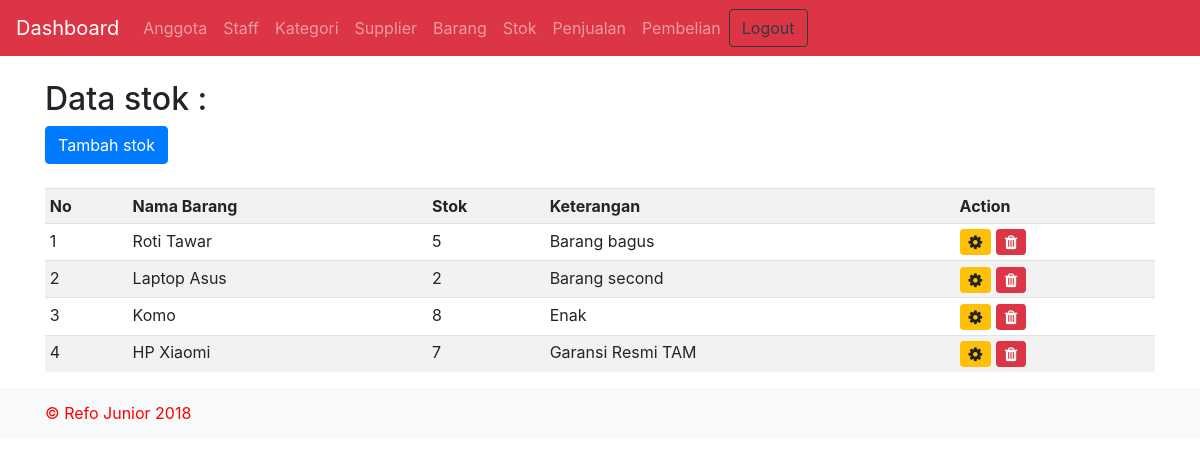
/stok.php (signed in), run on the app's committed database.
### tables this page shows
CREATE TABLE `stok` (
  `id_stok` int(11) NOT NULL,
  `id_barang` int(11) NOT NULL,
  `stok` int(11) NOT NULL,
  `keterangan` varchar(255) NOT NULL
);

CREATE TABLE `barang` (
  `id_barang` int(11) NOT NULL,
  `id_kategori` int(11) NOT NULL,
  `id_supplier` int(11) NOT NULL,
  `nama_barang` varchar(100) NOT NULL,
  `kemasan` varchar(100) NOT NULL,
  `harga_beli` varchar(10) NOT NULL,
  `harga_jual` varchar(10) NOT NULL,
  `expired_date` date NOT NULL
);

### layout/view_stok.php (the view)
<div class="container">
	<br>
		<h2>Data stok : </h2>
		<a href="add_stok.php" class="btn btn-primary">Tambah stok</a>
		<br><br>
		<table class="table table-sm table-striped">
			<tr>
				<th>No</th>
				<th>Nama Barang</th>
				<th>Stok</th>
				<th>Keterangan</th>
				<th>Action</th>
			</tr>
			<?php
				$no = 1;
				$sql = "SELECT * FROM stok inner join barang on barang.id_barang=stok.id_barang";
				$data = mysqli_query($connect, $sql);
				while($row = mysqli_fetch_array($data)){
			?>
			<tr>
				<td><?= $no++ ?></td>
				<td><?= $row['nama_barang'] ?></td>
				<td><?= $row['stok'] ?></td>
				<td><?= $row['keterangan'] ?></td>
				<td>
					<a href="update_stok.php?id_stok=<?= $row['id_stok'] ?>"><i class="btn btn-sm btn-warning fa fa-cog"></i></a>
					<a href="proses/delete_stok.php?id_stok=<?= $row['id_stok'] ?>" onclick="return confirm('Yakin hapus data?');"><i class="btn btn-sm btn-danger fa fa-trash"></i></a>
				</td>
			</tr>
			<?php } ?>
		</table>
</div>

### data on the page
stok: id_barang.nama_barang "Roti Tawar", stok "5", keterangan "Barang bagus"
stok: id_barang.nama_barang "Laptop Asus", stok "2", keterangan "Barang second"
stok: id_barang.nama_barang "Komo", stok "8", keterangan "Enak"
stok: id_barang.nama_barang "HP Xiaomi", stok "7", keterangan "Garansi Resmi TAM"
